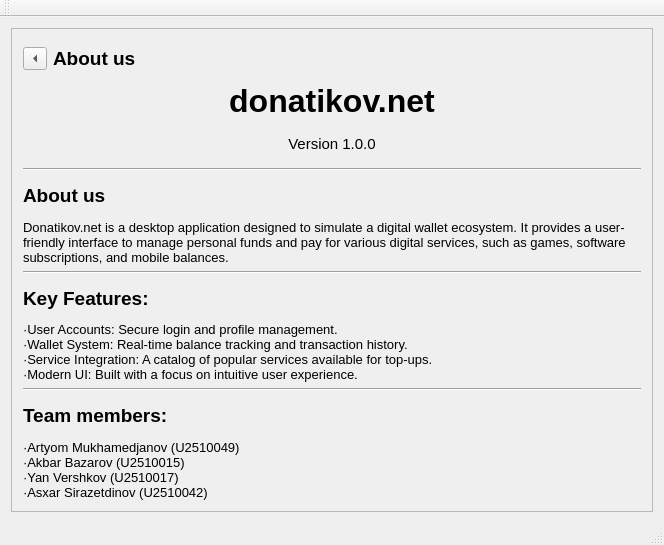
<?xml version="1.0" encoding="UTF-8"?>
<ui version="4.0">
 <class>aboutuswindowClass</class>
 <widget class="QMainWindow" name="aboutuswindowClass">
  <property name="geometry">
   <rect>
    <x>0</x>
    <y>0</y>
    <width>664</width>
    <height>545</height>
   </rect>
  </property>
  <property name="windowTitle">
   <string>aboutuswindow</string>
  </property>
  <widget class="QWidget" name="centralWidget">
   <layout class="QGridLayout" name="gridLayout">
    <item row="4" column="0">
     <widget class="QScrollArea" name="scrollArea">
      <property name="widgetResizable">
       <bool>true</bool>
      </property>
      <widget class="QWidget" name="scrollAreaWidgetContents">
       <property name="geometry">
        <rect>
         <x>0</x>
         <y>0</y>
         <width>644</width>
         <height>465</height>
        </rect>
       </property>
       <layout class="QGridLayout" name="gridLayout_2">
        <item row="4" column="0">
         <widget class="QLabel" name="label_4">
          <property name="font">
           <font>
            <pointsize>14</pointsize>
            <bold>true</bold>
           </font>
          </property>
          <property name="text">
           <string>About us</string>
          </property>
         </widget>
        </item>
        <item row="3" column="0">
         <widget class="Line" name="line">
          <property name="orientation">
           <enum>Qt::Orientation::Horizontal</enum>
          </property>
         </widget>
        </item>
        <item row="10" column="0">
         <widget class="QLabel" name="label_8">
          <property name="font">
           <font>
            <pointsize>14</pointsize>
            <bold>true</bold>
           </font>
          </property>
          <property name="text">
           <string>Team members:</string>
          </property>
         </widget>
        </item>
        <item row="5" column="0">
         <widget class="QLabel" name="label_5">
          <property name="font">
           <font>
            <pointsize>10</pointsize>
           </font>
          </property>
          <property name="text">
           <string>Donatikov.net is a desktop application designed to simulate a digital wallet ecosystem. It provides a user-friendly interface to manage personal funds and pay for various digital services, such as games, software subscriptions, and mobile balances.</string>
          </property>
          <property name="wordWrap">
           <bool>true</bool>
          </property>
         </widget>
        </item>
        <item row="1" column="0">
         <widget class="QLabel" name="label_3">
          <property name="font">
           <font>
            <pointsize>24</pointsize>
            <bold>true</bold>
           </font>
          </property>
          <property name="text">
           <string>donatikov.net</string>
          </property>
          <property name="alignment">
           <set>Qt::AlignmentFlag::AlignCenter</set>
          </property>
         </widget>
        </item>
        <item row="7" column="0">
         <widget class="QLabel" name="label_7">
          <property name="font">
           <font>
            <pointsize>14</pointsize>
            <bold>true</bold>
           </font>
          </property>
          <property name="text">
           <string>Key Features:</string>
          </property>
         </widget>
        </item>
        <item row="0" column="0">
         <layout class="QVBoxLayout" name="verticalLayout">
          <item>
           <layout class="QHBoxLayout" name="horizontalLayout">
            <item>
             <widget class="QToolButton" name="toolButtonBack">
              <property name="text">
               <string>...</string>
              </property>
              <property name="arrowType">
               <enum>Qt::ArrowType::LeftArrow</enum>
              </property>
             </widget>
            </item>
            <item>
             <widget class="QLabel" name="label">
              <property name="font">
               <font>
                <pointsize>14</pointsize>
                <bold>true</bold>
               </font>
              </property>
              <property name="text">
               <string>About us</string>
              </property>
             </widget>
            </item>
           </layout>
          </item>
         </layout>
        </item>
        <item row="8" column="0">
         <widget class="QLabel" name="label_6">
          <property name="font">
           <font>
            <pointsize>10</pointsize>
           </font>
          </property>
          <property name="text">
           <string>·User Accounts: Secure login and profile management.
·Wallet System: Real-time balance tracking and transaction history.
·Service Integration: A catalog of popular services available for top-ups.
·Modern UI: Built with a focus on intuitive user experience.</string>
          </property>
         </widget>
        </item>
        <item row="11" column="0">
         <widget class="QLabel" name="label_9">
          <property name="font">
           <font>
            <pointsize>10</pointsize>
           </font>
          </property>
          <property name="text">
           <string>·Artyom Mukhamedjanov (U2510049)
·Akbar Bazarov (U2510015)
·Yan Vershkov (U2510017)
·Asxar Sirazetdinov (U2510042)</string>
          </property>
         </widget>
        </item>
        <item row="6" column="0">
         <widget class="Line" name="line_2">
          <property name="orientation">
           <enum>Qt::Orientation::Horizontal</enum>
          </property>
         </widget>
        </item>
        <item row="2" column="0">
         <widget class="QLabel" name="label_2">
          <property name="font">
           <font>
            <pointsize>11</pointsize>
            <bold>false</bold>
           </font>
          </property>
          <property name="text">
           <string>Version 1.0.0</string>
          </property>
          <property name="alignment">
           <set>Qt::AlignmentFlag::AlignCenter</set>
          </property>
         </widget>
        </item>
        <item row="9" column="0">
         <widget class="Line" name="line_3">
          <property name="orientation">
           <enum>Qt::Orientation::Horizontal</enum>
          </property>
         </widget>
        </item>
       </layout>
      </widget>
     </widget>
    </item>
   </layout>
  </widget>
  <widget class="QMenuBar" name="menuBar">
   <property name="geometry">
    <rect>
     <x>0</x>
     <y>0</y>
     <width>664</width>
     <height>21</height>
    </rect>
   </property>
  </widget>
  <widget class="QToolBar" name="mainToolBar">
   <attribute name="toolBarArea">
    <enum>TopToolBarArea</enum>
   </attribute>
   <attribute name="toolBarBreak">
    <bool>false</bool>
   </attribute>
  </widget>
  <widget class="QStatusBar" name="statusBar"/>
 </widget>
 <layoutdefault spacing="6" margin="11"/>
 <resources/>
 <connections/>
</ui>
